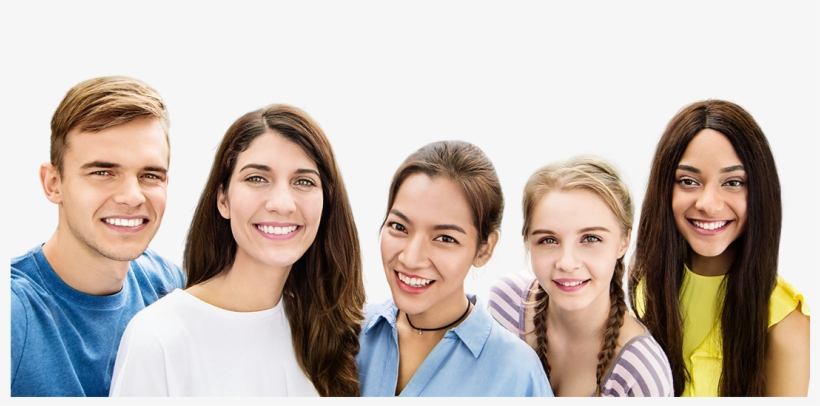
#> input picture six.jpg, 820 x 406 px
$ python multiface.py
#> lines starting #> are read from the running program, lines starting #| are printed output that depends on the picture; after the words box and inside, x2 and y2 are one past the last pixel; in counts of white or black regions, pixels touching at a corner belong together
import cv2
#dataset load
trainedData=cv2.CascadeClassifier('Face.xml')
#choose a image
img=cv2.imread('six.jpg')
#> img is the input picture: shape (406, 820, 3); mean B, G, R 176.9, 183.9, 194.5

#Conversion to greyscale bcz open cv works only on greyscale
greyimg=cv2.cvtColor(img,cv2.COLOR_BGR2GRAY)
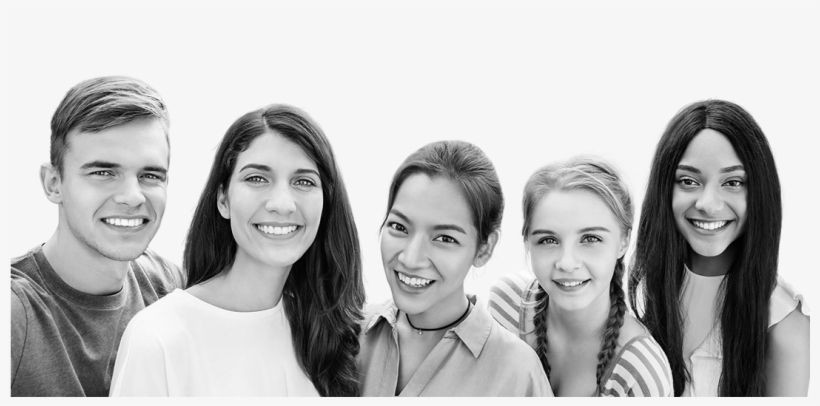
#> greyimg: shape (406, 820); min 1, max 253, mean 186.3


#detect faces
faceCoordinates=trainedData.detectMultiScale(greyimg)
#> faceCoordinates = [[539, 299, 85, 85], [217, 134, 119, 119], [654, 141, 107, 107], [60, 120, 139, 139], [359, 185, 123, 123], [510, 193, 120, 120]]
print(faceCoordinates)
#| [[539 299  85  85]
#|  [217 134 119 119]
#|  [654 141 107 107]
#|  [ 60 120 139 139]
#|  [359 185 123 123]
#|  [510 193 120 120]]

# print(faceCoordinates)
# [[367 120 246 246]]

for x,y,w,h in faceCoordinates:
    cv2.rectangle(img,(x,y),(x+w,y+h),(0,0,255),2)
#> this loop made 6 passes
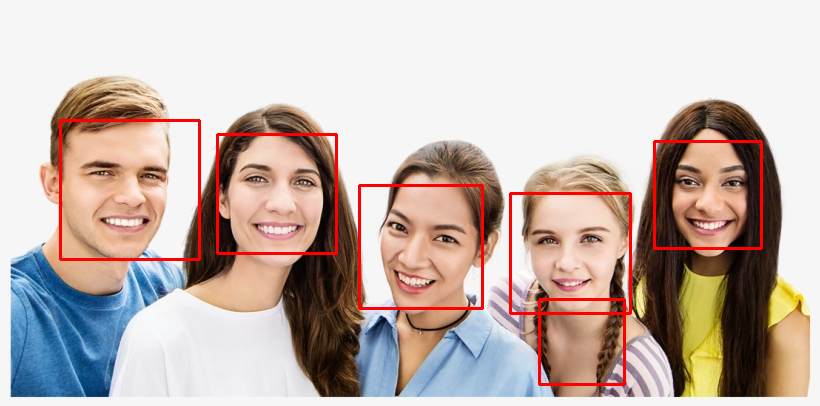
#> img: shape (406, 820, 3); 2.49% of pixels changed, all inside (x1, y1, x2, y2) = (59, 119, 763, 386)


#resizing the image
img=cv2.resize(img,(700,700))
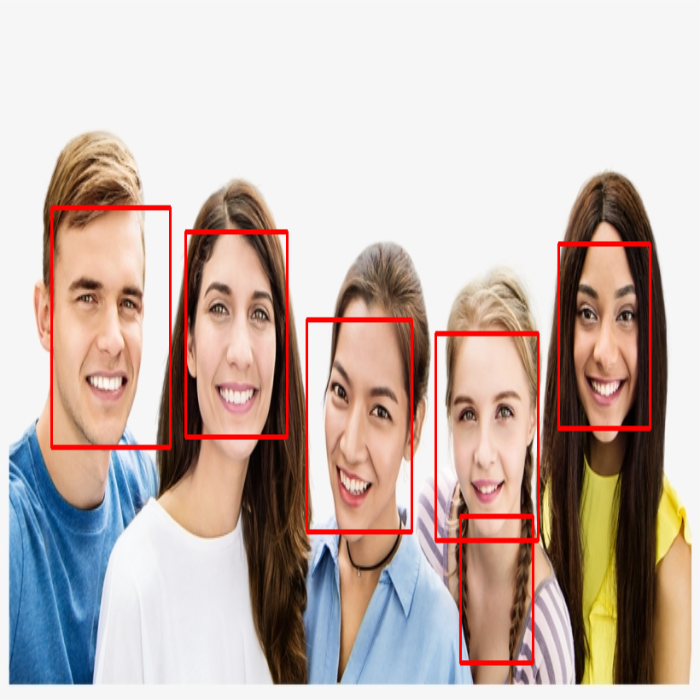
#> img: shape (700, 700, 3); mean B, G, R 173.9, 180.5, 196.9

#display image
cv2.imshow('Multi person',img)


#pause execution of the program until a key is pressed
cv2.waitKey()

print('End of program')

$ run again, with nine.jpg copied over six.jpg
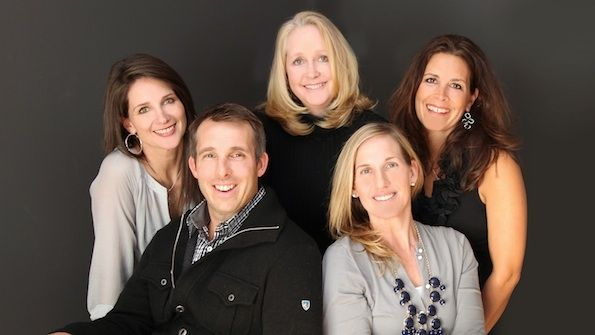
#> input picture nine.jpg, 595 x 335 px
#> img is the input picture: shape (335, 595, 3); mean B, G, R 72.2, 81.6, 96.2
#> `greyimg=cv2.cvtColor(img,cv2.COLOR_BGR2GRAY)`:
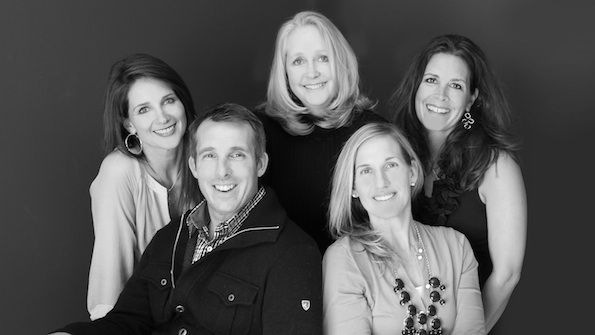
#> greyimg: shape (335, 595); min 0, max 255, mean 84.9
#> faceCoordinates = [[276, 32, 70, 70], [411, 58, 66, 66], [341, 139, 75, 75], [121, 79, 70, 70], [184, 124, 79, 79]]
#| [[276  32  70  70]
#|  [411  58  66  66]
#|  [341 139  75  75]
#|  [121  79  70  70]
#|  [184 124  79  79]]
#> the loop `for x,y,w,h in faceCoordinates:` made 5 passes
#> `img=cv2.resize(img,(700,700))`:
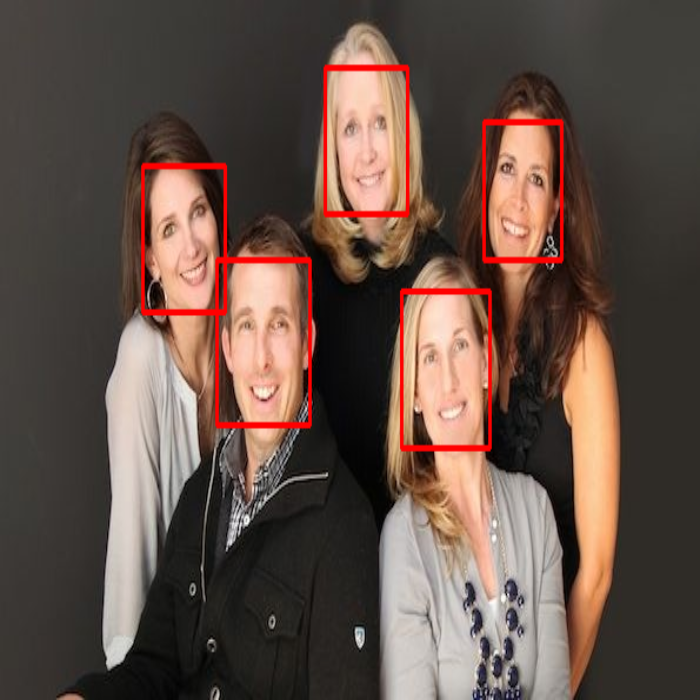
#> img: shape (700, 700, 3); mean B, G, R 70.4, 79.4, 98.8
